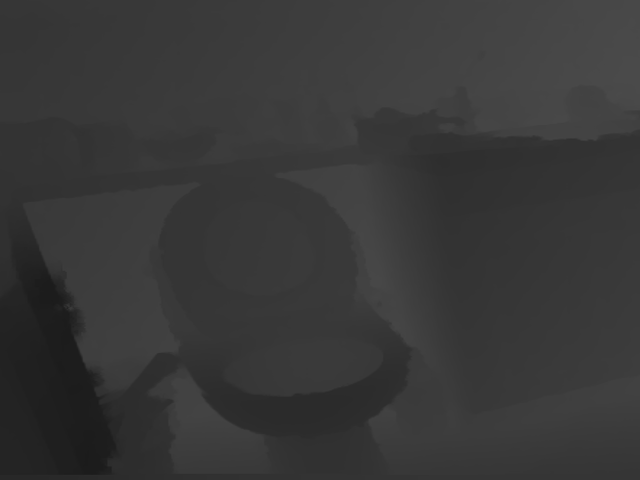
#> input picture data/example/depth/0045.png, 640 x 480 px
$ python -i initialization.py   (imports and definitions only)   (older library calls are emulated)
#> lines starting #> are read from the running program, lines starting #| are printed output that depends on the picture
"""
All-in-Focus (AIF) Image Initialization Module

This module provides methods for generating all-in-focus images from defocus stacks.
Two approaches are implemented:
1. Trivial initialization: Select the sharpest pixel from each image in the stack
2. MRF-based initialization: Use Markov Random Field optimization with graph cuts
   to enforce spatial smoothness while maximizing local sharpness (based on AIF
   stitching algorithm from Suwajanakorn et al.)
"""

import numpy as np
import cv2
import scipy
import gco
import utils


# =============================================================================
# Trivial AIF Initialization (Pixel-wise Selection)
# =============================================================================

# [68 lines left out: functions compute_pixel_sharpness, trivial_aif_initialization, not called in this run]


# =============================================================================
# MRF-Based AIF Initialization (based on Suwajanakorn et al.)
# =============================================================================

def compute_defocus_term(image, sigma=1.0, sharpness_measure='laplacian'):
    """
    Compute the defocus term (unary cost) for MRF optimization from Suwajanakorn et al.

    Args:
        image: Input image, either grayscale (H x W) or color (H x W x 3)
        sigma: Gaussian kernel standard deviation for smoothing (default: 1.0)
        sharpness_measure: Method for computing sharpness, one of:
            - 'laplacian': Absolute value of Laplacian operator
            - 'log': Laplacian of Gaussian
            - 'sobel_grad': Magnitude of Sobel gradients

    Returns:
        Defocus cost map of shape (H x W) with more negative values indicating
        sharper (less defocused) regions
    """
    assert sharpness_measure in ['laplacian', 'log', 'sobel_grad']

    # Convert to grayscale and normalize to [0, 1]
    if image.ndim == 3:
        grey_image = cv2.cvtColor(image, cv2.COLOR_BGR2GRAY) / 255.
    else:
        grey_image = image / 255.

    # Compute sharpness using selected measure
    if sharpness_measure == 'sobel_grad':
        # Magnitude of image derivative
        sobel_h = scipy.ndimage.sobel(grey_image, 0) # Horizontal gradient
        sobel_v = scipy.ndimage.sobel(grey_image, 1) # Vertical gradient
        magnitude = np.sqrt(sobel_h**2 + sobel_v**2)
    elif sharpness_measure == 'log':
        # Laplacian of Gaussian
        log_response = scipy.ndimage.gaussian_laplace(grey_image, sigma=sigma)
        magnitude = np.abs(log_response)
    elif sharpness_measure == 'laplacian':
        # Absolute Laplacian
        laplacian = cv2.Laplacian(grey_image, ddepth=cv2.CV_32F, ksize=3)
        magnitude = np.abs(laplacian)

    # Exponential transformation to emphasize sharp regions
    sharpness = np.exp(magnitude)

    # Apply Gaussian blur to approximate patch-based computation
    # Negate so that sharper regions have more negative (lower) cost
    defocus = -scipy.ndimage.gaussian_filter(sharpness, sigma=sigma)

    return defocus

# [82 lines left out: functions mrf_optimization, compute_aif_initialization, not called in this run]

>>> import cv2
>>> picture = cv2.imread('data/example/depth/0045.png')
#> picture is the input picture: shape (480, 640, 3); min 27, max 74, mean 55.9
>>> result = compute_defocus_term(picture)
#> in compute_defocus_term, `grey_image = cv2.cvtColor(image, cv2.COLOR_BGR2GRAY) / 255.`:
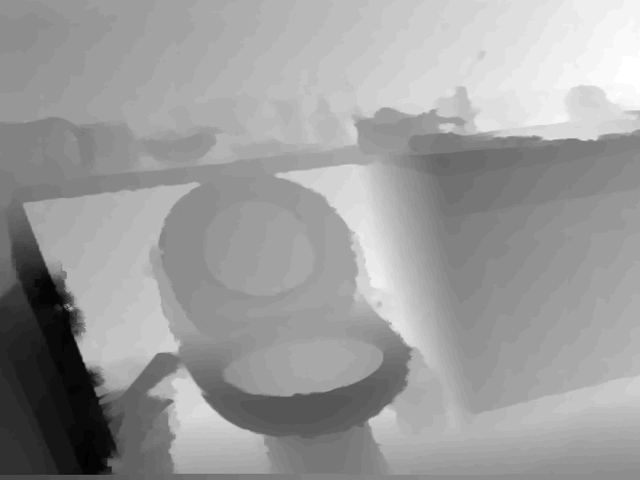
#> grey_image: shape (480, 640) float64; min 0.106, max 0.29, mean 0.219; drawn with min black and max white
#> (the run stopped early here; a loop or call above may not have finished)
